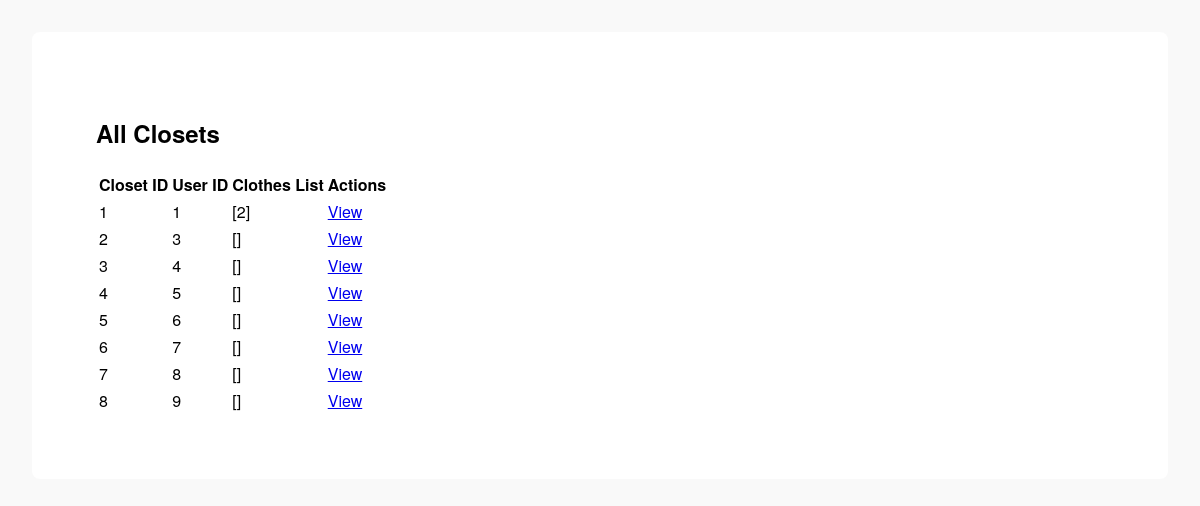
The app's page /closets, older data.
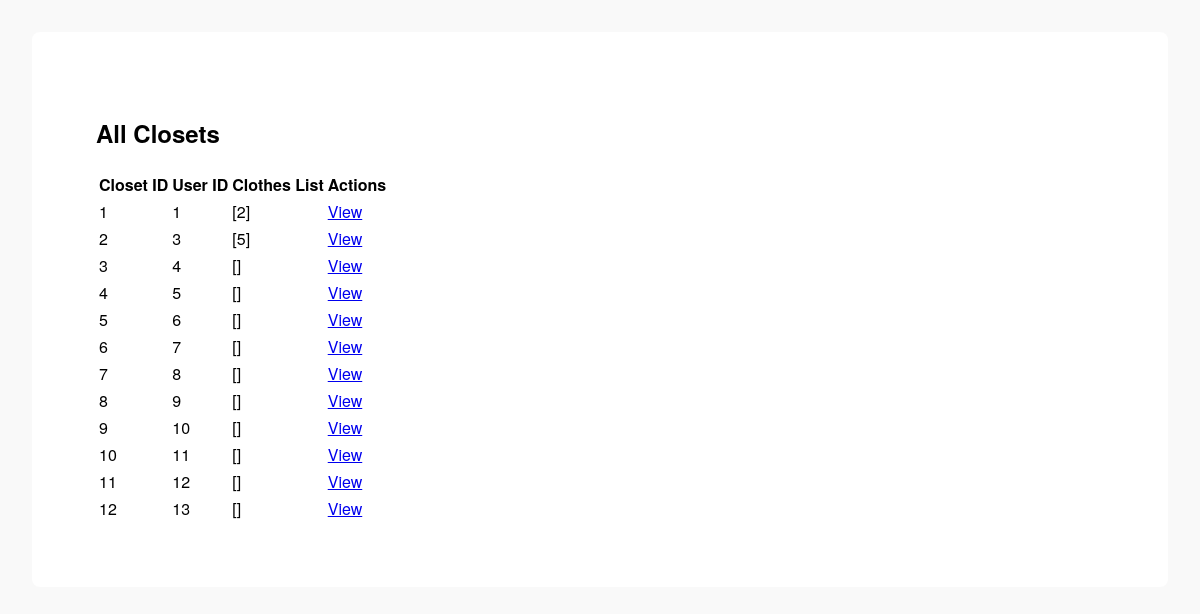
The same page, newer data.
### tables this page shows
CREATE TABLE closets (
                    id INTEGER PRIMARY KEY AUTOINCREMENT,
                    clothes_list TEXT DEFAULT '[]',
                    user_id INTEGER UNIQUE,
                    FOREIGN KEY(user_id) REFERENCES users(id) ON DELETE CASCADE
                );

### controllers/Closets_Controller.py (the view)
@closets_bp.route('/closets')
def list_closets():
    closets = Closets_Model.get_all()
    return render_template('closets_list.html', closets=closets)

### models/Closets_Model.py (called while the page is built)
    @classmethod
    def get_all(cls):
        with sqlite3.connect(cls.DB_PATH) as conn:
            c = conn.cursor()
            c.execute('SELECT id, clothes_list, user_id FROM closets')
            rows = c.fetchall()
            closets = []
            for row in rows:
                closets.append({
                    "id": row[0],
                    "clothes_list": json.loads(row[1]),
                    "user_id": row[2]
                })
            return closets

### templates/closets/closets_list.html
{% extends "base.html" %}
{% block content %}
<div class="container">
    <h2>All Closets</h2>
    <table class="table">
        <thead>
            <tr>
                <th>Closet ID</th>
                <th>User ID</th>
                <th>Clothes List</th>
                <th>Actions</th>
            </tr>
        </thead>
        <tbody>
            {% for closet in closets %}
            <tr>
                <td>{{ closet.id }}</td>
                <td>{{ closet.user_id }}</td>
                <td>{{ closet.clothes_list }}</td>
                <td><a href="{{ url_for('closets_bp.user_closet', user_id=closet.user_id) }}" class="btn btn-primary">View</a></td>
            </tr>
            {% endfor %}
        </tbody>
    </table>
</div>
{% endblock %}

### templates/base.html (shortened to what this page needs)
<!doctype html>
<html lang="en">
  <head>
    <link rel="stylesheet" href="{{ url_for('static', filename='css/styles.css') }}">
  </head>
  <body>
    <div class="container mt-4">
      {% block content %}{% endblock %}
    </div>
  </body>
</html>

### static/css/styles.css (style rules this page uses)
body { font-family: 'Helvetica Neue', sans-serif; margin: 2em; background-color: #f9f9f9; }
.container { padding: 2em; background: #fff; border-radius: 8px; }

Row changes from the older to the newer data that the page shows:
changed closets id 2: clothes_list "[]" → "[5]"
added closets: id "9", user_id "10", clothes_list "[]"
added closets: id "10", user_id "11", clothes_list "[]"
added closets: id "11", user_id "12", clothes_list "[]"
added closets: id "12", user_id "13", clothes_list "[]"
